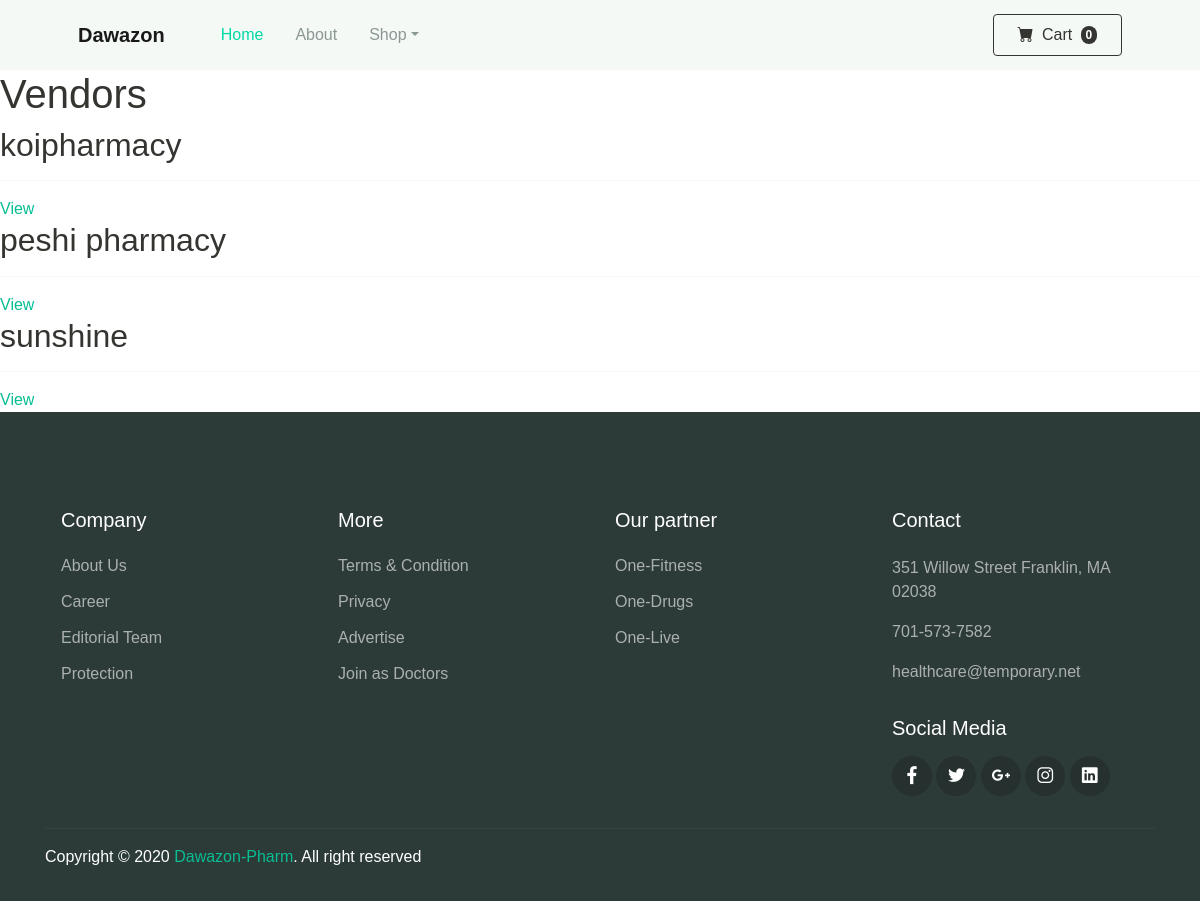
The app's page /vendors/ with its own data.
### vendor/models.py (models this page shows, shortened)
class Vendor(models.Model):
    name = models.CharField(max_length=255)
    created_at = models.DateTimeField(auto_now_add=True)
    created_by = models.OneToOneField(User, related_name='vendor', on_delete=models.CASCADE)
    class Meta:
        ordering = ['name']

### vendor/views.py (the view)
# urls.py: path('vendors/', include('vendor.urls')),
def vendors(request):
    vendors = Vendor.objects.all()
    return render(request, 'vendors.html', {'vendors': vendors})

### cart/cart.py (called while the page is built)
	def __len__(self):
		return len(self.cart)

### cart/context_processors.py (called while the page is built)
def cart(request):
	return {'cart': Cart(request)}

### vendor/templates/vendors.html (shortened to what this page needs)
{% extends 'base.html' %}
{% block content %}
    <h1 class="title">Vendors</h1>
    <div class="columns is-multiline">
        {% for vendor in vendors %}
            <div class="column is-3">
                <div class="box">
                    <h2 class="subtitle">{{ vendor.name }}</h2>
                    <hr>
                    <a href="{% url 'vendor' vendor.id %}" class="button is-dark is-uppercase">View</a>
                </div>
            </div>
        {% endfor %}
    </div>
{% endblock %}

### login/static/css/theme.css (style rules this page uses)
:root { --primary: #00D9A5; --accent: #FF3D85; --secondary: #4E5AFE; --warning: #EED818; --info: #05B4E1; --danger: #FF4943; --success: #96C93D; --dark: #343531; --light: #F5F9F6; --cs: #596261; --grey: #6E807A; }
body { font-family: "Source Sans Pro", sans-serif; line-height: 1.5; color: #343531; }
a { color: #07be94; text-decoration: none; background-color: transparent; }

### records on screen
Vendor: name "koipharmacy"
Vendor: name "peshi pharmacy"
Vendor: name "sunshine"

### other values on screen
{{ cart|length }} "0"
